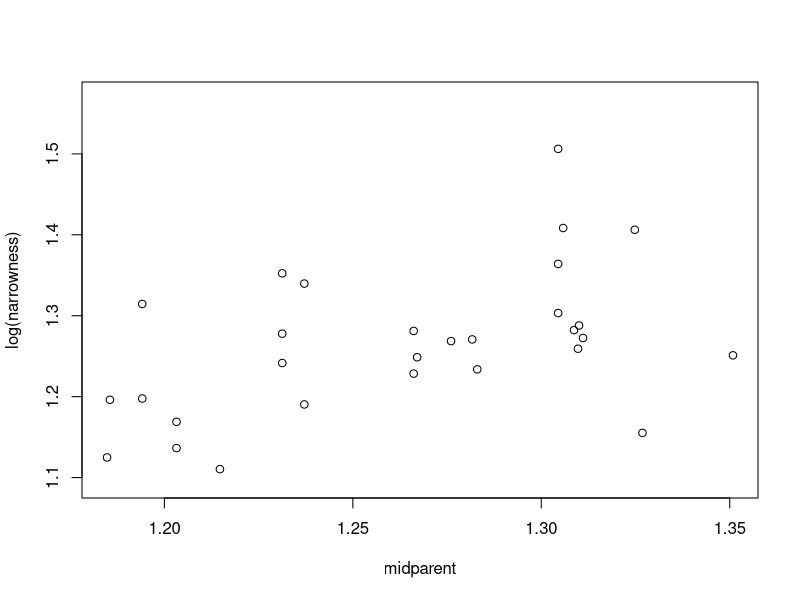
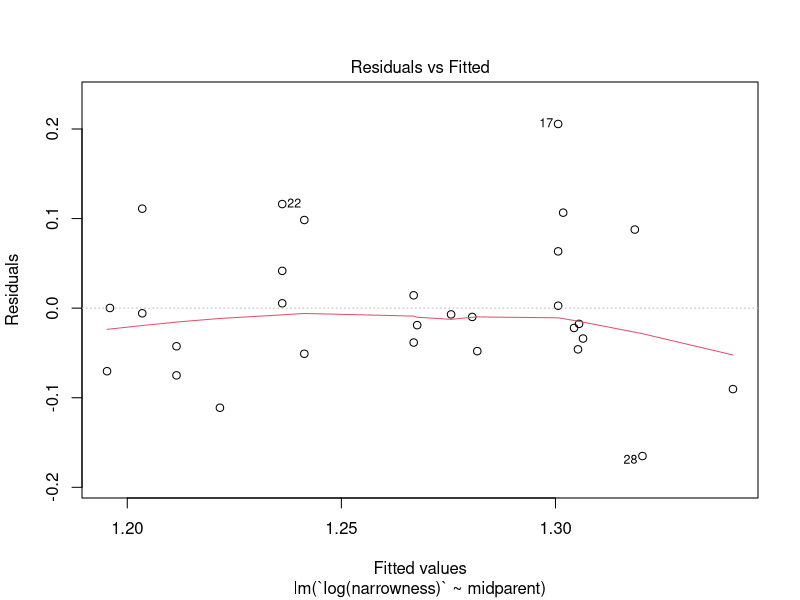
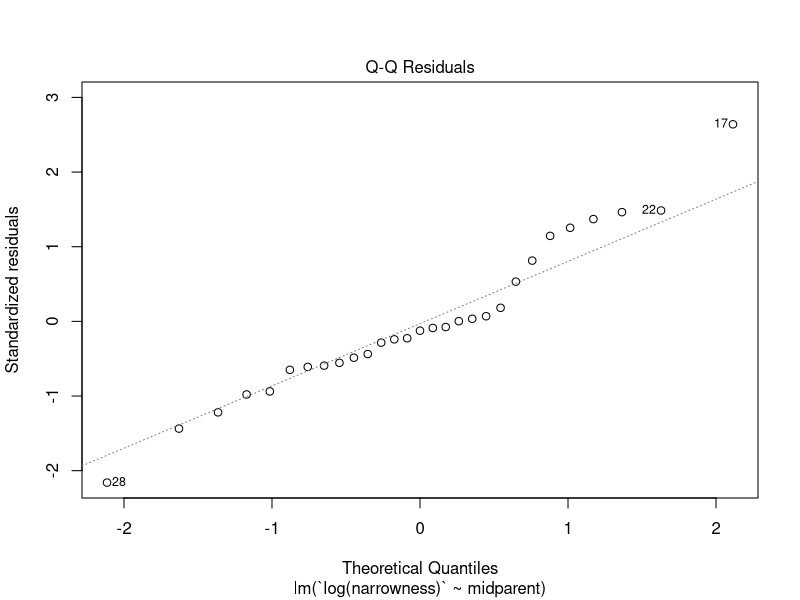
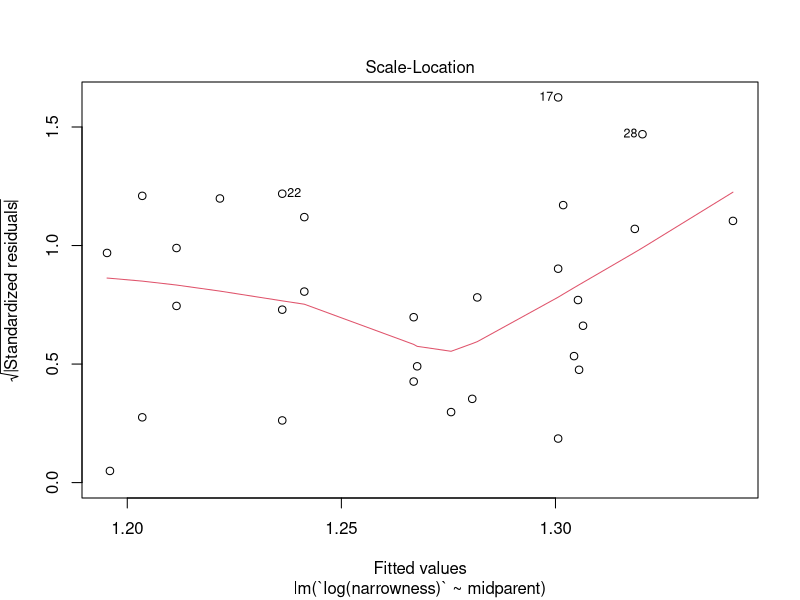
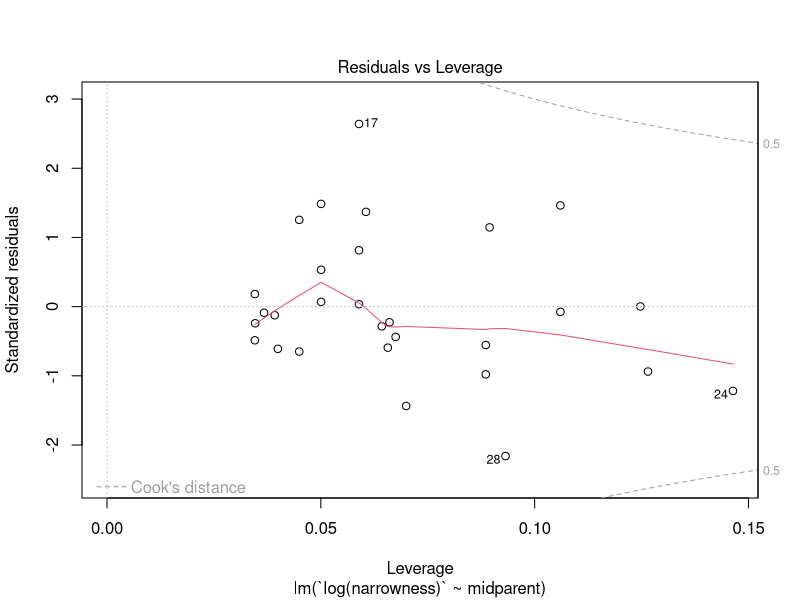

The R script that drew these images, in order:
left_data <- read.csv("left_data.csv") # if you've saved the data in a different location, you'll need to change the path here
whale_attributes <- read.csv("whale attributes.csv") # read in the whale attributes file. 

left_aggregated <- aggregate(log(narrowness) ~ ID, data = left_data, FUN = mean) # get the mean log(narrowness) for each individual

left_aggregated$mom <- whale_attributes$mother[match(left_aggregated$ID, whale_attributes$id)] # get each individual's mom
left_aggregated$dad <- whale_attributes$father[match(left_aggregated$ID, whale_attributes$id)] # get their dads

left_aggregated$mom_narrowness <- left_aggregated$`log(narrowness)`[match(left_aggregated$mom, left_aggregated$ID)] # use the info above to get mom's average narrowness
left_aggregated$dad_narrowness <- left_aggregated$`log(narrowness)`[match(left_aggregated$dad, left_aggregated$ID)] # same thing for dads

left_aggregated$midparent <- (left_aggregated$mom_narrowness + left_aggregated$dad_narrowness)/2 # record the mid-point between mom and dad narrowness

#### Now let's do the actual analysis!

model1 <- lm(`log(narrowness)` ~ midparent, data = left_aggregated) # fit a simple linear model
summary(model1) # look at the model summary

plot(`log(narrowness)` ~ midparent, data = left_aggregated) # plot the data
plot(model1) # diagnostic plots for the linear model
